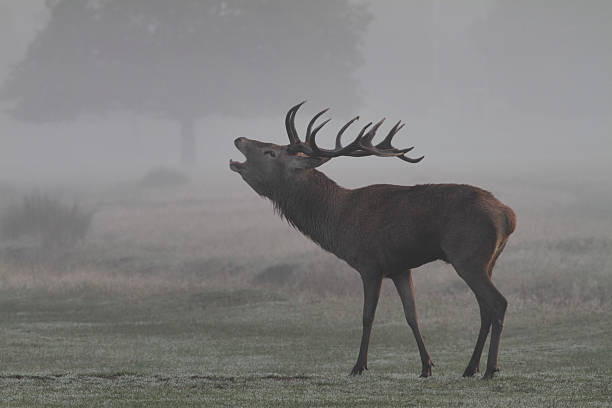
#> input picture Python_İmageprocessing/huso2.jpg, 612 x 408 px
$ python deneme20.py
#> lines starting #> are read from the running program, lines starting #| are printed output that depends on the picture
import matplotlib.pyplot as plt
from skimage import io, exposure

# Load the input image
img = io.imread('huso2.jpg')
#> img is the input picture: shape (408, 612, 3); mean R, G, B 125.7, 125.1, 123.9

# Plot the input image and its histogram
fig, (ax1, ax2) = plt.subplots(nrows=1, ncols=2, figsize=(10,5))
ax1.imshow(img, cmap='gray')
ax1.set_title('Input Image')
ax2.hist(img.ravel(), bins=256, range=(0, 255), alpha=0.5, color='b')
ax2.set_title('Input Image Histogram')
ax2.set_xlim([0, 255])
ax2.set_ylim([0, 10000])
#isttogram eşitleme
# Apply histogram equalization to the input image
img_eq = exposure.equalize_hist(img)
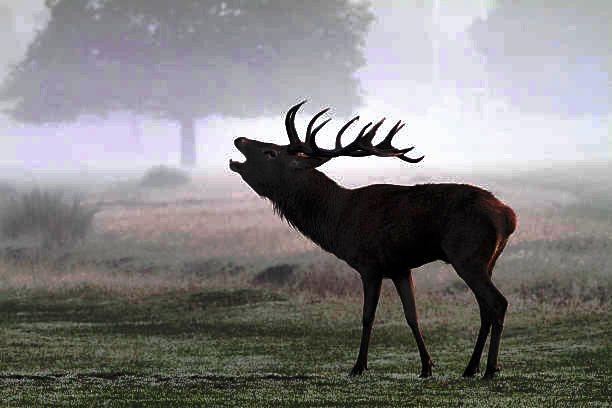
#> img_eq: shape (408, 612, 3) float64; mean R, G, B 0.51, 0.504, 0.504

# Plot the equalized image and its histogram
fig, (ax3, ax4) = plt.subplots(nrows=1, ncols=2, figsize=(10,5))
ax3.imshow(img_eq, cmap='gray')
ax3.set_title('Equalized Image')
ax4.hist(img_eq.ravel(), bins=256, range=(0, 1), alpha=0.5, color='b')
ax4.set_title('Equalized Image Histogram')
ax4.set_xlim([0, 1])
ax4.set_ylim([0, 10000])

plt.show()
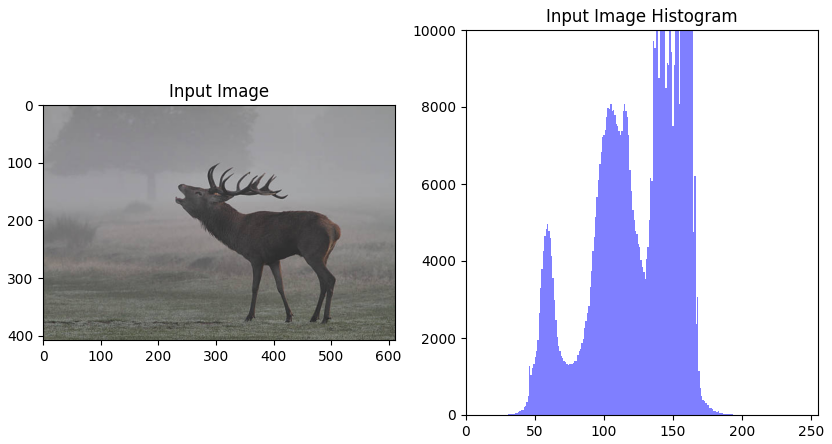
#> figure drawn by matplotlib, 2 panels; panel 2: tallest bar 23757 high, from x = 157.4 to 158.4
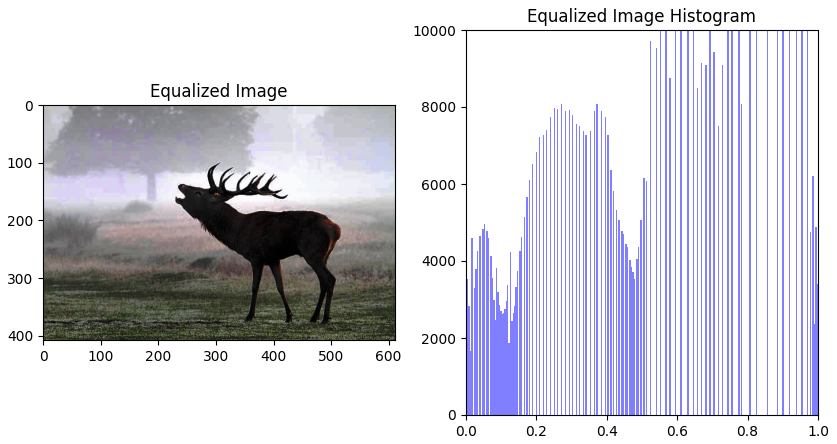
#> figure drawn by matplotlib, 2 panels; panel 2: tallest bar 23757 high, from x = 0.855 to 0.859

$ run again, with Python_İmageprocessing/deneme1.jpg copied over Python_İmageprocessing/huso2.jpg
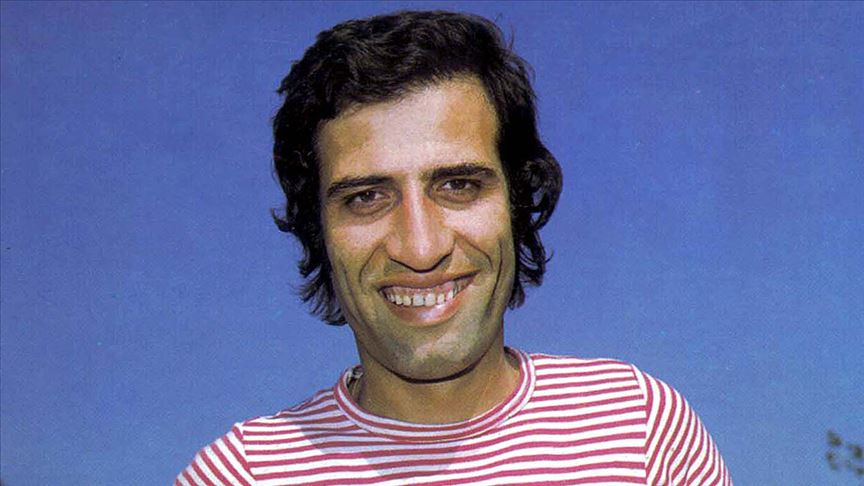
#> input picture Python_İmageprocessing/deneme1.jpg, 864 x 486 px
#> img is the input picture: shape (486, 864, 3); mean R, G, B 101.8, 108.9, 157.8
#> `img_eq = exposure.equalize_hist(img)`:
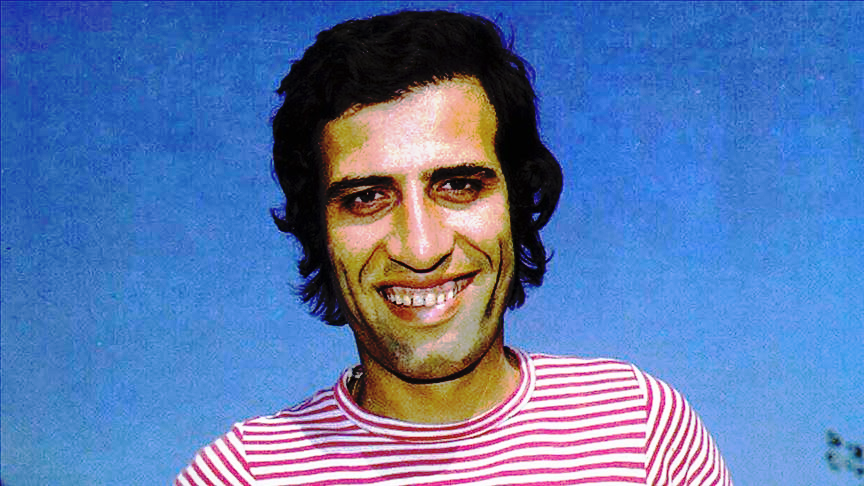
#> img_eq: shape (486, 864, 3) float64; mean R, G, B 0.356, 0.472, 0.683
#> `plt.show()`:
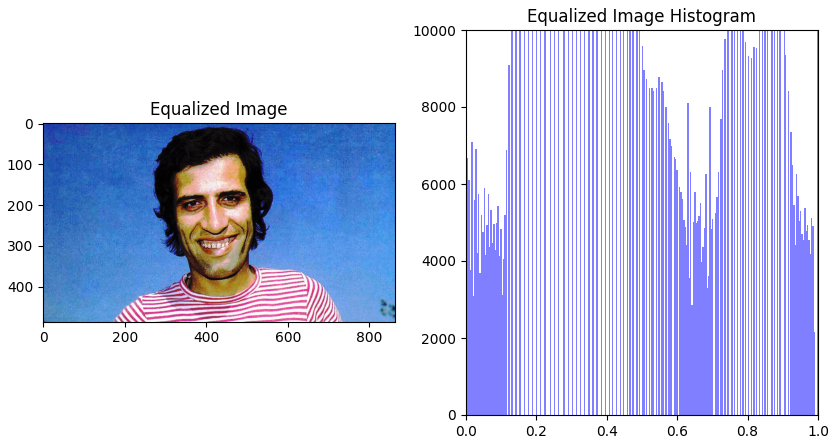
#> figure drawn by matplotlib, 2 panels; panel 2: tallest bar 16319 high, from x = 0.262 to 0.266

$ run again, with Python_İmageprocessing/huso.jpg copied over Python_İmageprocessing/huso2.jpg
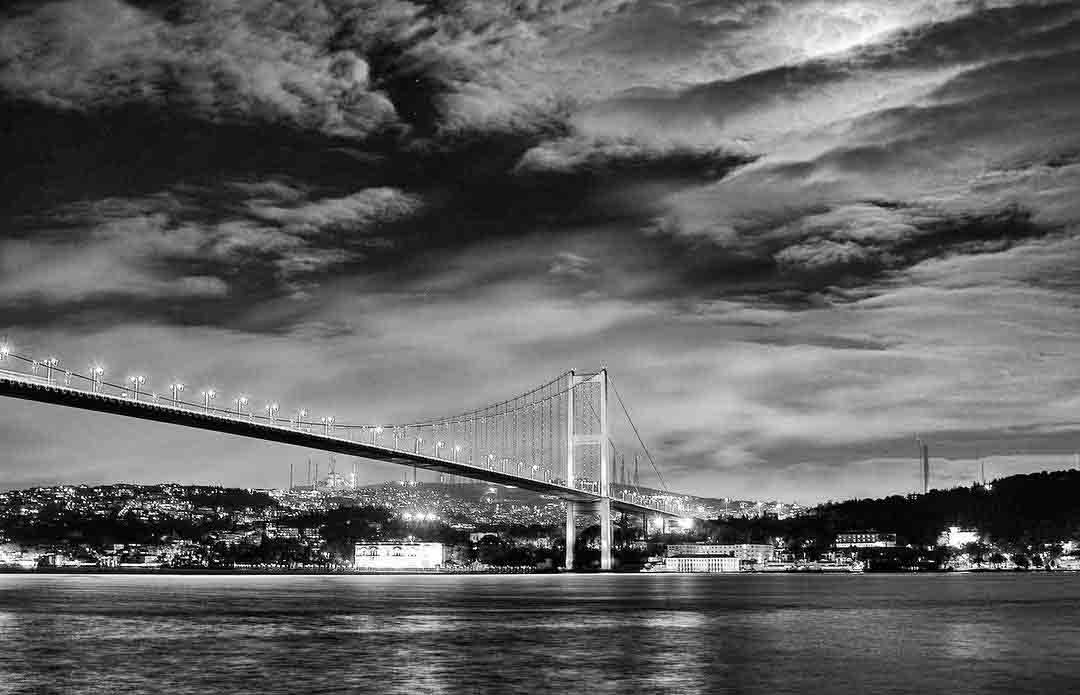
#> input picture Python_İmageprocessing/huso.jpg, 1080 x 695 px
#> img is the input picture: shape (695, 1080, 3); min 0, max 255, mean 98.5
#> `img_eq = exposure.equalize_hist(img)`:
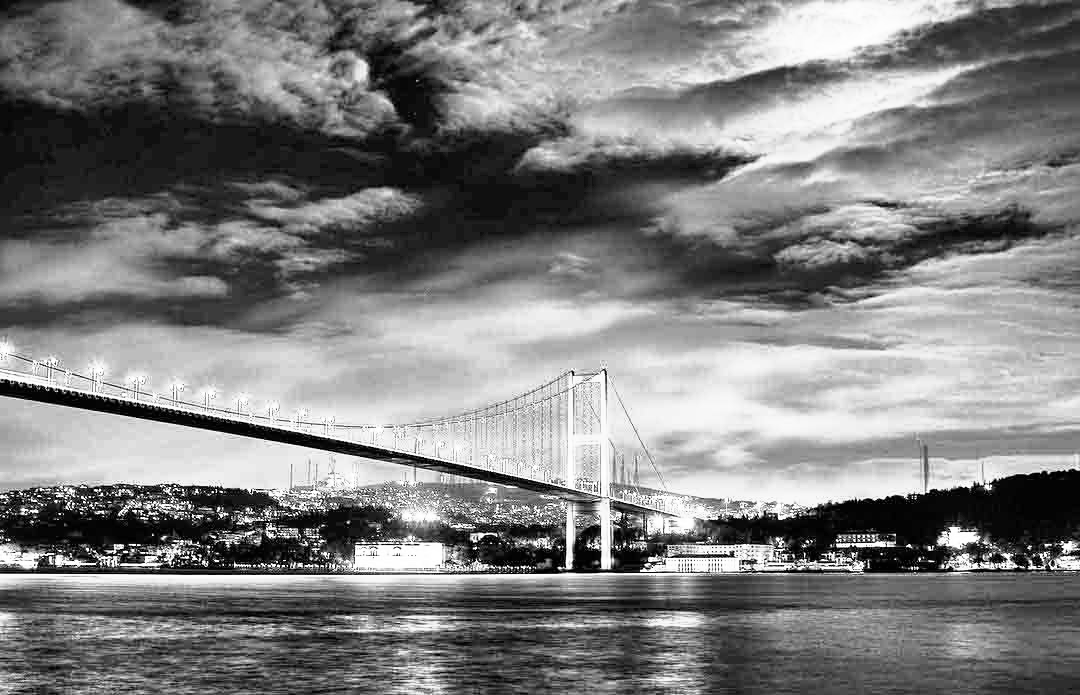
#> img_eq: shape (695, 1080, 3) float64; min 0.00477, max 1, mean 0.503
#> `plt.show()`:
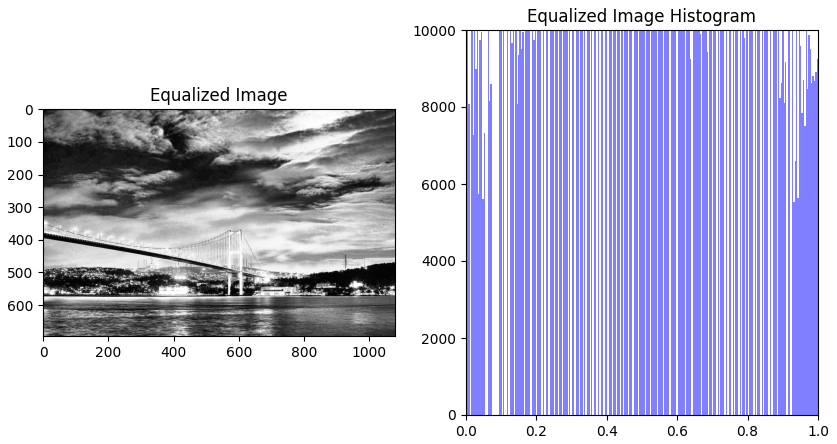
#> figure drawn by matplotlib, 2 panels; panel 2: tallest bar 47523 high, from x = 0.0938 to 0.0977
